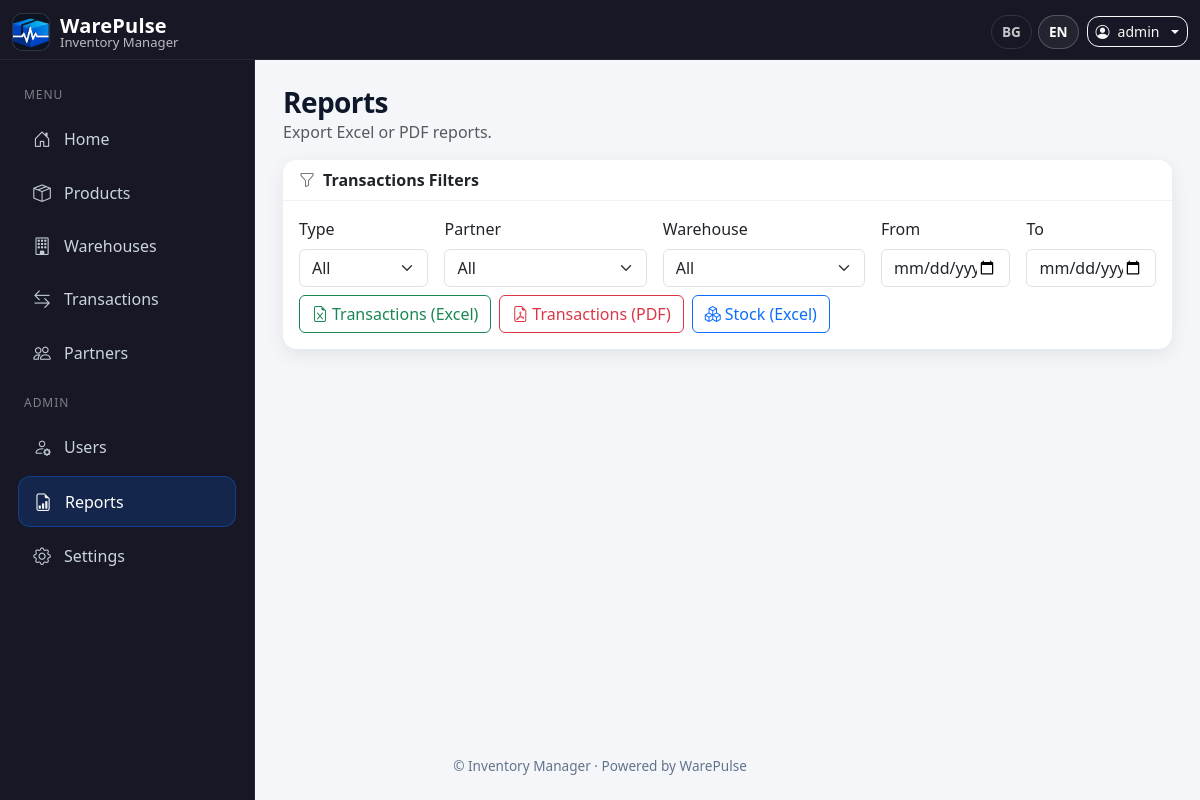
/reports/ (signed in), run on the app's committed database.
### inventory/models.py (models this page shows, shortened)
class AppConfig(db.Model):
    __tablename__ = "app_config"
    id = db.Column(db.Integer, primary_key=True)
    owner_id = db.Column(db.Integer, db.ForeignKey("user.id"), nullable=False, unique=True)
    company_name = db.Column(db.String(120), default="My Company")
    logo_path = db.Column(db.String(200))
    notifications_enabled = db.Column(db.Boolean, default=True)
    low_stock_threshold = db.Column(db.Integer, default=5)
    default_language = db.Column(db.String(10), default="en")
    currency = db.Column(db.String(10), default="EUR")

class User(db.Model, UserMixin):
    __tablename__ = "user"
    id = db.Column(db.Integer, primary_key=True)
    username = db.Column(db.String(150), nullable=False, unique=True)
    email = db.Column(db.String(150), nullable=False, unique=True)
    password = db.Column(db.String(200), nullable=False)
    role = db.Column(db.String(50), nullable=False, default="User")
    created_by_id = db.Column(db.Integer, db.ForeignKey("user.id"), nullable=True)
    login_count = db.Column(db.Integer, default=0, nullable=False)
    last_login_ip = db.Column(db.String(64), nullable=True)
    last_login_country = db.Column(db.String(100), nullable=True)
    last_login_at = db.Column(db.DateTime, nullable=True)
    last_login_user_agent = db.Column(db.String(255), nullable=True)
    force_password_change = db.Column(db.Boolean, default=False, nullable=False)
    password_changed_at = db.Column(db.DateTime, nullable=True)
    company_name = db.Column(db.String(150), nullable=True)
    created_by = db.relationship("User", remote_side=[id], backref="created_users")
    transactions = db.relationship("Transaction", back_populates="user")
    login_events = db.relationship(
        "LoginEvent",
        back_populates="user",
        cascade="all, delete-orphan",
        order_by="desc(LoginEvent.logged_in_at)",
    )

### inventory/routes/reports.py (the view)
@bp.route("/", methods=["GET"])
@login_required
@roles_required("Admin / Owner", "Warehouse Manager", "Developer")
def reports_home():
    owner_id = _get_owner_id()
    partners = Partner.query.order_by(Partner.name.asc())
    warehouses = Warehouse.query.order_by(Warehouse.name.asc())
    if owner_id is not None:
        partners = partners.filter_by(owner_id=owner_id)
        warehouses = warehouses.filter_by(owner_id=owner_id)
    return render_template(
        "reports.html",
        partners=partners.all(),
        warehouses=warehouses.all(),
    )

### inventory/routes/reports.py (called while the page is built)
def _get_owner_id():
    if current_user.role == "Developer":
        return None
    if current_user.role == "Admin / Owner":
        return current_user.id
    return current_user.created_by_id

### inventory/utils/translations.py (called while the page is built)
def load_translations(lang, app):
    path = os.path.join('translations', f'{lang}.json')
    if not os.path.exists(path):
        path = os.path.join('translations', f"{app.config['DEFAULT_LANG']}.json")
    with open(path, 'r', encoding='utf-8') as f:
        return json.load(f)

def set_language(app):
    lang = request.args.get('lang')
    if lang and lang in app.config['LANGUAGES']:
        session['lang'] = lang
    elif 'lang' not in session:
        session['lang'] = app.config['DEFAULT_LANG']
    g.lang = session['lang']
    g.translations = load_translations(g.lang, app)

def _(key):
    try:
        return g.translations.get(key, key)
    except Exception:
        return key

### inventory/templates/reports.html (shortened to what this page needs)
{% extends "base.html" %}
{% block content %}
<div class="d-flex justify-content-between align-items-start mb-3">
  <div>
    <h3 class="fw-bold mb-0">{{ _("Reports") }}</h3>
    <div class="text-muted">{{ _("Export Excel or PDF reports.") }}</div>
  </div>
</div>
<div class="card mb-4">
  <div class="card-header bg-white fw-semibold">
    <i class="bi bi-funnel me-2 text-secondary"></i>{{ _("Transactions Filters") }}
  </div>
  <div class="card-body">
    <form method="GET" class="row g-3 align-items-end">
      <div class="col-md-2">
        <label class="form-label">{{ _("Type") }}</label>
        <select name="type" class="form-select">
          <option value="">{{ _("All") }}</option>
        </select>
      </div>
      <div class="col-md-3">
        <label class="form-label">{{ _("Partner") }}</label>
        <select name="partner_id" class="form-select">
          <option value="">{{ _("All") }}</option>
        </select>
      </div>
      <div class="col-md-3">
        <label class="form-label">{{ _("Warehouse") }}</label>
        <select name="warehouse_id" class="form-select">
          <option value="">{{ _("All") }}</option>
        </select>
      </div>
      <div class="col-md-2">
        <label class="form-label">{{ _("From") }}</label>
        <input type="date" name="from" class="form-control">
      </div>
      <div class="col-md-2">
        <label class="form-label">{{ _("To") }}</label>
        <input type="date" name="to" class="form-control">
      </div>
      <div class="col-12 d-flex gap-2 flex-wrap mt-2">
        <a class="btn btn-outline-success"
           href="{{ url_for('reports.transactions_xlsx', **request.args) }}">
          <i class="bi bi-file-earmark-excel me-1"></i>{{ _("Transactions (Excel)") }}
        </a>
        <a class="btn btn-outline-danger"
           href="{{ url_for('reports.transactions_pdf', **request.args) }}">
          <i class="bi bi-file-earmark-pdf me-1"></i>{{ _("Transactions (PDF)") }}
        </a>
        <a class="btn btn-outline-primary"
           href="{{ url_for('reports.stock_xlsx') }}">
          <i class="bi bi-boxes me-1"></i>{{ _("Stock (Excel)") }}
        </a>
      </div>
    </form>
  </div>
</div>
{% endblock %}

### inventory/templates/base.html (shortened to what this page needs)
<!DOCTYPE html>
<html lang="{{ g.lang or 'en' }}">
<head>
  <link href="https://cdn.jsdelivr.net/npm/bootstrap@5.3.2/dist/css/bootstrap.min.css" rel="stylesheet" />
  <link href="https://cdn.jsdelivr.net/npm/bootstrap-icons@1.11.3/font/bootstrap-icons.css" rel="stylesheet" />
</head>
<body>
<nav class="navbar navbar-dark topbar fixed-top">
  <div class="container-fluid">
    <a class="navbar-brand brand"
       href="{% if current_user.is_authenticated %}
                {% if current_user.role == 'Developer' %}
                  {{ url_for('users.developer_dashboard') }}
                {% else %}
                  {{ url_for('main.index') }}
                {% endif %}
              {% else %}
                {{ url_for('main.landing') }}
              {% endif %}">
      <img src="{{ url_for('static', filename='warepulse-logo.png') }}" alt="WarePulse Logo" />
      <div class="d-flex flex-column">
        <span class="name">WarePulse</span>
        <span class="company">{{ g.app_config.company_name if g.app_config else '' }}</span>
      </div>
    </a>
    <div class="ms-auto d-flex align-items-center gap-2 top-actions">
      <div class="lang-pill d-none d-sm-flex align-items-center">
        <a href="?lang=bg" class="{% if g.lang=='bg' %}active{% endif %}">BG</a>
        <a href="?lang=en" class="{% if g.lang=='en' %}active{% endif %}">EN</a>
      </div>
      {% if current_user.is_authenticated %}
        <div class="dropdown">
          <a class="btn btn-outline-light btn-sm dropdown-toggle d-flex align-items-center gap-2"
             href="#" id="userDropdown" data-bs-toggle="dropdown" aria-expanded="false">
            <i class="bi bi-person-circle"></i>
            <span class="d-none d-sm-inline">{{ current_user.username }}</span>
          </a>
        </div>
      {% else %}
        <a class="btn btn-outline-light btn-sm" href="{{ url_for('auth.login') }}">{{ _('Login') }}</a>
        <a class="btn btn-primary btn-sm" href="{{ url_for('auth.register_admin') }}">{{ _('Register') }}</a>
      {% endif %}
    </div>
  </div>
</nav>
{% if current_user.is_authenticated and current_user.role != 'Developer' %}
  <aside id="sidebar" class="sidebar">
    <div class="nav-group-label">{{ _('Menu') }}</div>
    <a href="{{ url_for('main.index') }}"
       class="side-link {% if request.endpoint == 'main.index' %}active{% endif %}">
      <i class="bi bi-house-door"></i> {{ _('Home') }}
    </a>
    <a href="{{ url_for('products.products') }}"
       class="side-link {% if request.endpoint and request.endpoint.startswith('products.') %}active{% endif %}">
      <i class="bi bi-box-seam"></i> {{ _('Products') }}
    </a>
    <a href="{{ url_for('warehouses.warehouses') }}"
       class="side-link {% if request.endpoint and request.endpoint.startswith('warehouses.') %}active{% endif %}">
      <i class="bi bi-building"></i> {{ _('Warehouses') }}
    </a>
    <a href="{{ url_for('transactions.transactions') }}"
       class="side-link {% if request.endpoint and request.endpoint.startswith('transactions.') %}active{% endif %}">
      <i class="bi bi-arrow-left-right"></i> {{ _('Transactions') }}
    </a>
    <a href="{{ url_for('partners.partners') }}"
       class="side-link {% if request.endpoint and request.endpoint.startswith('partners.') %}active{% endif %}">
      <i class="bi bi-people"></i> {{ _('Partners') }}
    </a>
    {% if current_user.role == 'Admin / Owner' %}
      <div class="nav-group-label">{{ _('Admin') }}</div>
      <a href="{{ url_for('users.users') }}"
         class="side-link {% if request.endpoint and request.endpoint.startswith('users.') %}active{% endif %}">
        <i class="bi bi-person-gear"></i> {{ _('Users') }}
      </a>
      <a href="{{ url_for('reports.reports_home') }}"
         class="side-link {% if request.endpoint and request.endpoint.startswith('reports.') %}active{% endif %}">
        <i class="bi bi-file-earmark-bar-graph"></i> {{ _('Reports') }}
      </a>
      <a href="{{ url_for('settings.settings') }}"
         class="side-link {% if request.endpoint and request.endpoint.startswith('settings.') %}active{% endif %}">
        <i class="bi bi-gear"></i> {{ _('Settings') }}
      </a>
    {% endif %}
  </aside>
{% endif %}
<div class="content-wrap">
  <main class="main-content">
    {% block content %}{% endblock %}
  </main>
  <footer class="footer text-center">
    <div class="container">
      {% set company = g.app_config.company_name if g.app_config else '' %}
      © {{ company }} · Powered by WarePulse
    </div>
  </footer>
</div>
</body>
</html>

### inventory/templates/base.html (style rules this page uses)
:root { --sidebar-width: 255px; --bg: #f4f6f9; --surface: #ffffff; --topbar: #171725; --sidebar: #171725; --sidebar-border: rgba(255,255,255,0.08); --text: #0f172a; --muted: #64748b; --link: #cbd5e1; --link-hover: #ffffff; --link-active-bg: rgba(13, 110, 253, 0.18); --primary: #0d6efd; --shadow: 0 0.35rem 1.2rem rgba(15, 23, 42, 0.08); --radius: 14px; }
body { background: var(--bg); color: var(--text); font-family: system-ui, -apple-system, "Segoe UI", Roboto, "Helvetica Neue", Arial, "Noto Sans", "Apple Color Emoji","Segoe UI Emoji"; margin: 0; }
.topbar { background: var(--topbar); border-bottom: 1px solid rgba(255,255,255,0.08); height: 60px; }
.brand { text-decoration: none; display: flex; align-items: center; gap: 10px; min-width: 220px; }
.brand img { height: 38px; width: 38px; border-radius: 10px; object-fit: cover; background: rgba(255,255,255,0.06); border: 1px solid rgba(255,255,255,0.08); }
.brand .name { color: #fff; font-weight: 750; letter-spacing: 0.2px; line-height: 1.05; }
.brand .company { color: rgba(255,255,255,0.7); font-size: 0.82rem; line-height: 1.05; }
.top-actions .btn, .top-actions .dropdown-toggle { border-radius: 12px; }
.lang-pill a { color: rgba(255,255,255,0.75); text-decoration: none; font-weight: 600; font-size: 0.85rem; padding: 6px 10px; border-radius: 999px; border: 1px solid rgba(255,255,255,0.12); margin-left: 6px; }
.lang-pill a.active, .lang-pill a:hover { color: #fff; border-color: rgba(255,255,255,0.22); background: rgba(255,255,255,0.06); }
.sidebar { position: fixed; top: 60px; left: 0; width: var(--sidebar-width); height: calc(100% - 60px); background: var(--sidebar); border-right: 1px solid var(--sidebar-border); padding: 14px 10px; overflow-y: auto; z-index: 2000; transform: translateX(0); transition: transform .25s ease; }
.nav-group-label { color: rgba(255,255,255,0.45); font-size: 0.75rem; letter-spacing: .08em; text-transform: uppercase; padding: 12px 14px 6px; }
.side-link { display: flex; align-items: center; gap: 12px; padding: 11px 14px; margin: 5px 8px; border-radius: 12px; text-decoration: none; color: var(--link); transition: background .15s ease, color .15s ease, transform .05s ease; }
.side-link i { font-size: 1.1rem; width: 20px; text-align: center; opacity: 0.95; }
.side-link.active { background: var(--link-active-bg); color: #fff; border: 1px solid rgba(13,110,253,0.35); }
.content-wrap { margin-top: 60px; min-height: calc(100vh - 60px); display: flex; flex-direction: column; }
.main-content { flex: 1; padding: 22px; transition: margin-left .25s ease; }
@media (min-width: 992px) { .main-content { margin-left: var(--sidebar-width); padding: 26px 28px; } }
.card { border: 0; border-radius: var(--radius); box-shadow: var(--shadow); }
.card-header { border-bottom: 1px solid rgba(15,23,42,0.06); border-top-left-radius: var(--radius) !important; border-top-right-radius: var(--radius) !important; }
.footer { color: var(--muted); font-size: 0.85rem; padding: 16px 0 24px; }
h1, h2, h3 { letter-spacing: -0.02em; }

### data on the page
AppConfig: app_config "Inventory Manager", company_name "Inventory Manager"
User: username "admin"

### other printed values
form field type "All"
form field partner_id "All"
form field warehouse_id "All"
